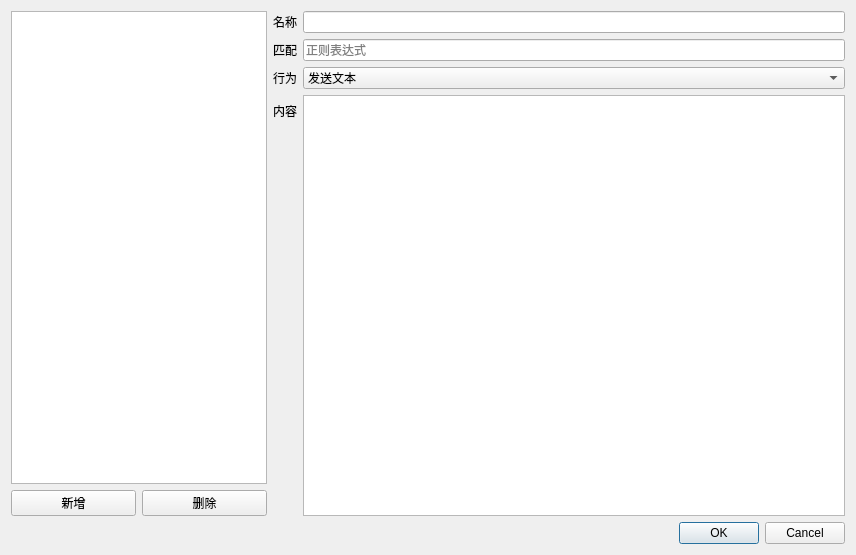
<?xml version="1.0" encoding="UTF-8"?>
<ui version="4.0">
 <class>Dialog</class>
 <widget class="QDialog" name="Dialog">
  <property name="geometry">
   <rect>
    <x>0</x>
    <y>0</y>
    <width>856</width>
    <height>555</height>
   </rect>
  </property>
  <property name="windowTitle">
   <string>Dialog</string>
  </property>
  <layout class="QVBoxLayout" name="verticalLayout">
   <item>
    <layout class="QHBoxLayout" name="horizontalLayout">
     <item>
      <layout class="QVBoxLayout" name="verticalLayout_2">
       <item>
        <widget class="QListWidget" name="listWidget">
         <property name="sizePolicy">
          <sizepolicy hsizetype="Fixed" vsizetype="Expanding">
           <horstretch>0</horstretch>
           <verstretch>0</verstretch>
          </sizepolicy>
         </property>
        </widget>
       </item>
       <item>
        <layout class="QHBoxLayout" name="horizontalLayout_2">
         <item>
          <widget class="QPushButton" name="pushButton">
           <property name="text">
            <string>新增</string>
           </property>
          </widget>
         </item>
         <item>
          <widget class="QPushButton" name="pushButton_2">
           <property name="text">
            <string>删除</string>
           </property>
          </widget>
         </item>
        </layout>
       </item>
      </layout>
     </item>
     <item>
      <layout class="QFormLayout" name="formLayout">
       <item row="0" column="0">
        <widget class="QLabel" name="label">
         <property name="text">
          <string>名称</string>
         </property>
        </widget>
       </item>
       <item row="0" column="1">
        <widget class="QLineEdit" name="lineEdit"/>
       </item>
       <item row="1" column="0">
        <widget class="QLabel" name="label_2">
         <property name="text">
          <string>匹配</string>
         </property>
        </widget>
       </item>
       <item row="1" column="1">
        <widget class="QLineEdit" name="lineEdit_2">
         <property name="placeholderText">
          <string>正则表达式</string>
         </property>
        </widget>
       </item>
       <item row="2" column="0">
        <widget class="QLabel" name="label_3">
         <property name="text">
          <string>行为</string>
         </property>
        </widget>
       </item>
       <item row="2" column="1">
        <widget class="QComboBox" name="comboBox">
         <item>
          <property name="text">
           <string>发送文本</string>
          </property>
         </item>
         <item>
          <property name="text">
           <string>显示提示</string>
          </property>
         </item>
        </widget>
       </item>
       <item row="3" column="0">
        <widget class="QLabel" name="label_5">
         <property name="text">
          <string>内容</string>
         </property>
        </widget>
       </item>
       <item row="3" column="1">
        <widget class="QTextEdit" name="textEdit"/>
       </item>
      </layout>
     </item>
    </layout>
   </item>
   <item>
    <widget class="QDialogButtonBox" name="buttonBox">
     <property name="orientation">
      <enum>Qt::Orientation::Horizontal</enum>
     </property>
     <property name="standardButtons">
      <set>QDialogButtonBox::StandardButton::Cancel|QDialogButtonBox::StandardButton::Ok</set>
     </property>
    </widget>
   </item>
  </layout>
 </widget>
 <resources/>
 <connections>
  <connection>
   <sender>buttonBox</sender>
   <signal>accepted()</signal>
   <receiver>Dialog</receiver>
   <slot>accept()</slot>
   <hints>
    <hint type="sourcelabel">
     <x>248</x>
     <y>254</y>
    </hint>
    <hint type="destinationlabel">
     <x>157</x>
     <y>274</y>
    </hint>
   </hints>
  </connection>
  <connection>
   <sender>buttonBox</sender>
   <signal>rejected()</signal>
   <receiver>Dialog</receiver>
   <slot>reject()</slot>
   <hints>
    <hint type="sourcelabel">
     <x>316</x>
     <y>260</y>
    </hint>
    <hint type="destinationlabel">
     <x>286</x>
     <y>274</y>
    </hint>
   </hints>
  </connection>
 </connections>
</ui>
